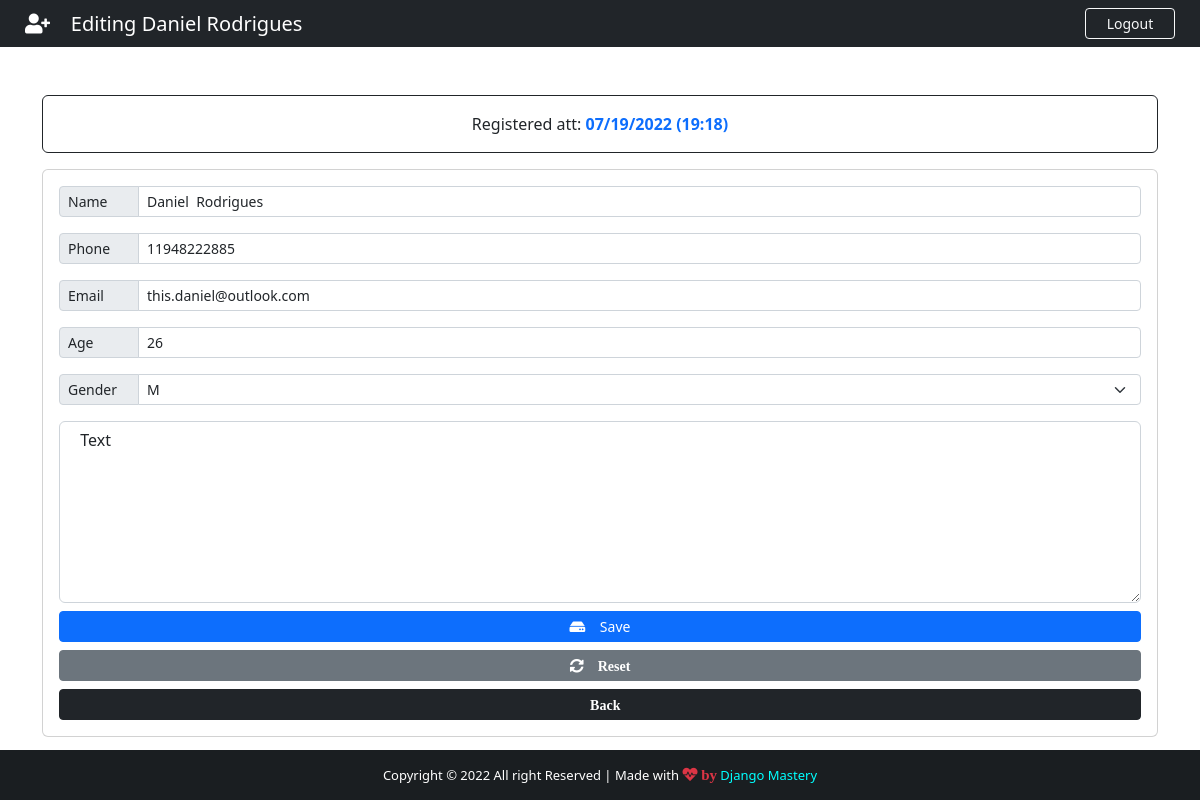
The app's page /hospital/patient/1 (signed in) with its own data.
### hospital/models.py (models this page shows, shortened)
class Patient(models.Model):
    GENDER = (
        ('F', 'F'),
        ('M', 'M'),
    )
    id = models.IntegerField(primary_key=True)
    name = models.CharField(max_length=100)
    phone = models.CharField(max_length=100)
    email = models.CharField(max_length=100)
    age = models.CharField(max_length=100)
    gender = models.CharField(max_length=100, null=True, choices=GENDER)
    note = models.TextField(blank=True)
    created_at = models.DateTimeField(auto_now_add=True)

### hospital/views.py (the view)
# urls.py: path('patient/<str:patient_id>', views.patient, name='patient'),
@login_required(login_url='login')
def patient(request, patient_id):
    patient = Patient.objects.get(id = patient_id)
    if patient != None:
        return render(request, "hospital/edit.html", {'patient': patient})

### templates/hospital/edit.html (shortened to what this page needs)
{% extends 'hospital/add.html' %}
{% block navbar-content %}
    <i class="fas fa-user-plus"></i> &nbsp;&nbsp; Editing {{ patient.name }}
{% endblock navbar-content %}
{% block card-title %}  Registered att: <span class="text-primary"><strong>{{ patient.created_at | date:'m/d/Y (H:i)' }}</strong></span> {% endblock card-title %}
{% block btn-content %}<i class="fas fa-hdd"></i> &nbsp;&nbsp; Save {% endblock btn-content %}
{% block btn-reset %}
<button type="reset" class="btn btn-secondary btn-sm"><i class="fas fa-sync-alt"> &nbsp;&nbsp; Reset</i></button>
{% endblock btn-reset %}
{% block action %} action="/hospital/edit_patient" {% endblock action %}
{% block Value-name %} value="{{ patient.name }}" {% endblock Value-name %}
{% block Value-phone %} value="{{ patient.phone }}" {% endblock Value-phone %}
{% block Value-email %} value="{{ patient.email }}" {% endblock Value-email %}
{% block Value-age %} value="{{ patient.age }}" {% endblock Value-age %}
{% block option %} <option style="background-color: #d3d3d3; color: #007bff; font-weight: bold;"> {{ patient.gender }}</option> {% endblock option %}
{% block Value-gender %} value="{{ patient.gender }}" {% endblock Value-gender %}
{% block Value-note %} {{ patient.note }} {% endblock Value-note %}

### templates/hospital/add.html (shortened to what this page needs)
{% extends 'hospital/base.html' %}
{% block nav-btn %}
    <a href="{% url 'logout' %}" class="btn btn-outline-danger text-light border-light btn-sm" id="btn-nav">Logout</a>
{% endblock nav-btn %}
{% block content %}
<div class="container">
    <div class="row">
        <div class="col-lg-12">
            <div class="card card-body border-dark mt-5">
                <span class="text-center">{% block card-title %} <span class="text-primary">FILL OUT THE FORM BELOW</span>{% endblock card-title %}</span>
            </div>
            <form {% block action %} action="/hospital/add_patient" {% endblock action %} method="POST" enctype="multipart/form-data" class="card p-3 border-dard mt-3">
                <div class="input-group input-group-sm mb-3">
                    <span class="input-group-text side-label">Name</span>
                    <input type="text" class="form-control" name="name" placeholder="Patient Name" required {% block Value-name %} {% endblock Value-name %}>
                </div>
                <div class="input-group input-group-sm mb-3">
                    <span class="input-group-text side-label">Phone</span>
                    <input type="text" class="form-control" name="phone" placeholder="Patient Phone" required {% block Value-phone %} {% endblock Value-phone %}>
                </div>
                <div class="input-group input-group-sm mb-3">
                    <span class="input-group-text side-label">Email</span>
                    <input type="email" class="form-control" name="email" placeholder="Patient email" required {% block Value-email %} {% endblock Value-email %}>
                </div>
                <div class="input-group input-group-sm mb-3">
                    <span class="input-group-text side-label">Age</span>
                    <input type="text" class="form-control" name="age" placeholder="Patient age" required {% block Value-age %} {% endblock Value-age %}>
                </div>
                <div class="input-group input-group-sm mb-3">
                    <label class="input-group-text side-label">Gender</label>
                    <select name="gender" class="form-select" required {% block Value-gender %} {% endblock Value-gender %}>
                        {% block option %}{% endblock option %}
                    </select>
                </div>
                <div class="form-group">
                    <textarea class="form-control" name="note" rows="7" placeholder="Description is optional...">{% block Value-note %} {% endblock Value-note %}</textarea>
                </div>
                <div class="d-grid gap-2 mt-2">
                    <button type="submit" class="btn btn-primary btn-sm">
                        {% block btn-content %}<i class="fas fa-plus">&nbsp;&nbsp; Add</i>{% endblock btn-content %}
                    </button>
                    {% block btn-reset %}
                    {% endblock btn-reset %}
                    <a href="{% url 'backend' %}" class="btn btn-dark btn-sm"><i class="fas fa-crevron-left">&nbsp;&nbsp; Back</i></a>
                </div>
            </form>
        </div>
    </div>
</div>
{% endblock content %}

### static/hospital/css/style.css (style rules this page uses)
html, body { height: 100%; margin: 0; max-width: 100%; overflow: hidden; }
#btn-nav { width: 90px; float: right; margin-right: 25px; }
.side-label { width: 80px; }

### records on screen
Patient: name "Daniel Rodrigues", created_at "07/19/2022 (19:18)", phone "11948222885", email "this.daniel@outlook.com", age "26", gender "M", note "Text"
